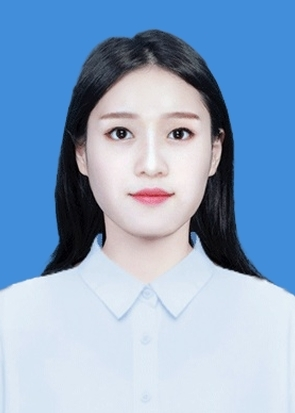
#> input picture images/test.jpeg, 295 x 413 px
$ python print.py
#> lines starting #> are read from the running program, lines starting #| are printed output that depends on the picture
from PIL import Image
import os


def print_main():
    # 支持排版的尺寸
    print_item = ['260-378', '295-413', '390-567', '413-531', '413-579', '626-413', '649-991', '1050-1499']

    id_photo = Image.open(os.getcwd() + '/../images/test.jpeg')  # 图片地址
#> id_photo is the input picture: PIL image 295x413 RGB; mean R, G, B 139.9, 168.2, 200.1
    width_px, height_px = id_photo.size
#> width_px = 295; height_px = 413
    print_name = str(width_px) + '-' + str(height_px)
#> print_name = '295-413'

    if print_name not in print_item:
        print('不支持排版')
        exit(0)

    print_bg = Image.open(os.getcwd() + '/../images/print-bg/' + print_name + '.png')  # 获取排版背景图
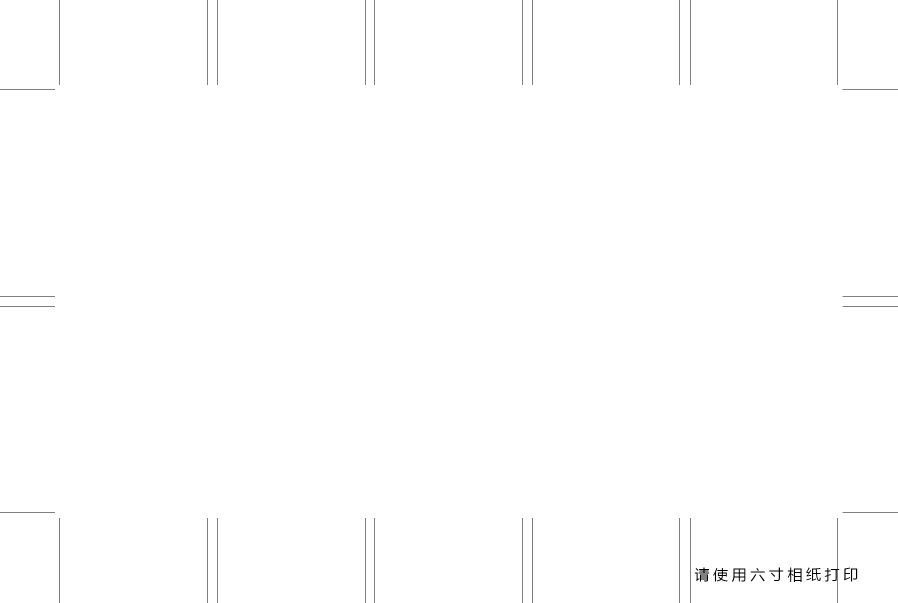
#> input picture images/print-bg/295-413.png, 1795 x 1205 px (shown at 1/2 size)
#> print_bg is the input picture: PIL image 1795x1205 RGB; min 0, max 255, mean 254.2

    if print_name == '295-413':
        print_bg.paste(id_photo, (120, 180))
        print_bg.paste(id_photo, (435, 180))
        print_bg.paste(id_photo, (750, 180))
        print_bg.paste(id_photo, (1065, 180))
        print_bg.paste(id_photo, (1380, 180))
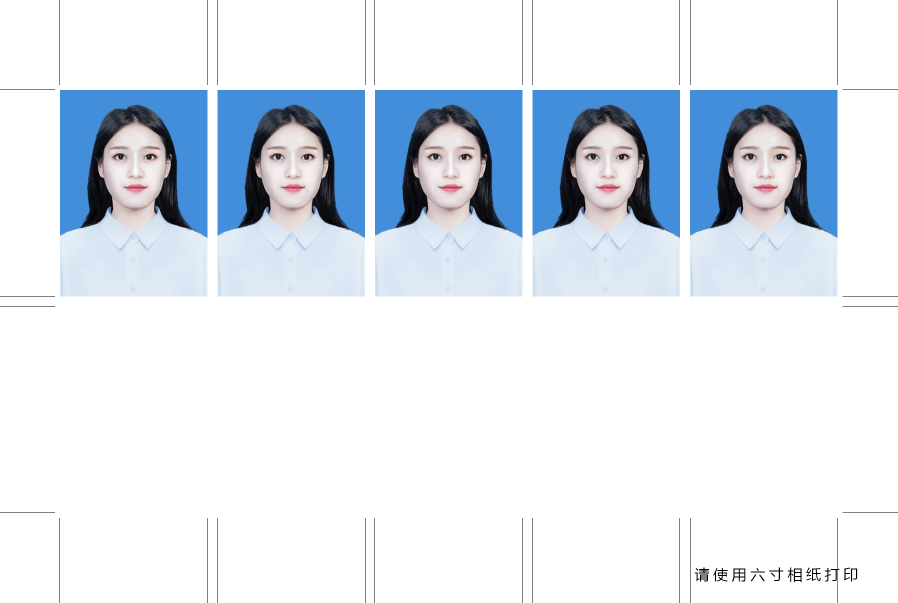
#> print_bg: PIL image 1795x1205 RGB (shown at 1/2 size); mean R, G, B 221.8, 229.8, 238.8
        print_bg.paste(id_photo, (120, 613))
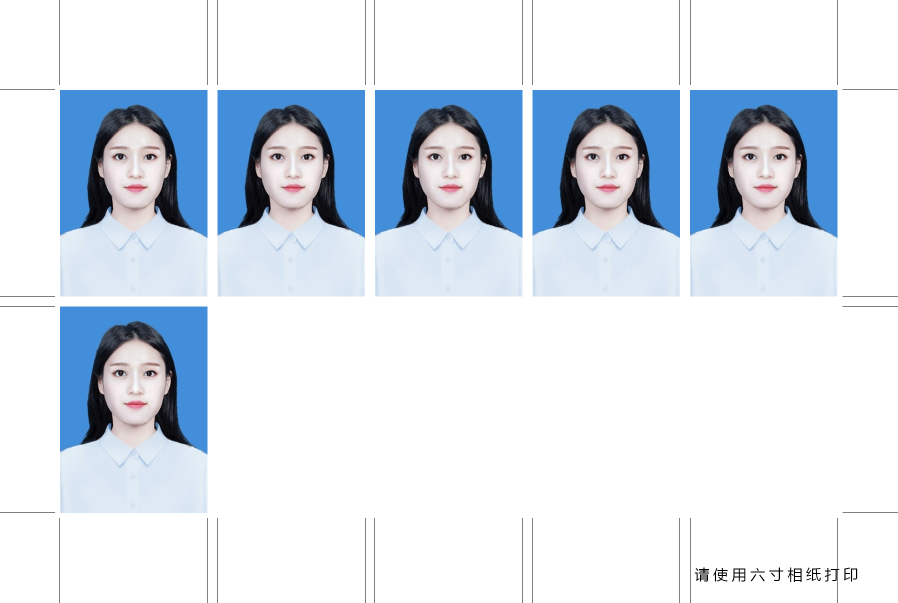
#> print_bg: PIL image 1795x1205 RGB (shown at 1/2 size); mean R, G, B 215.3, 224.9, 235.7
        print_bg.paste(id_photo, (435, 613))
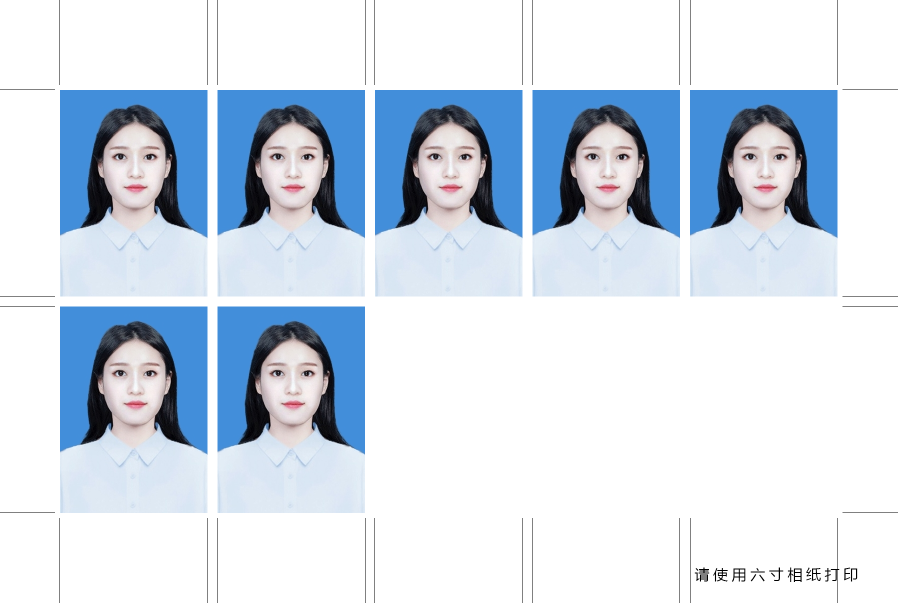
#> print_bg: PIL image 1795x1205 RGB (shown at 1/2 size); mean R, G, B 208.9, 220, 232.6
        print_bg.paste(id_photo, (750, 613))
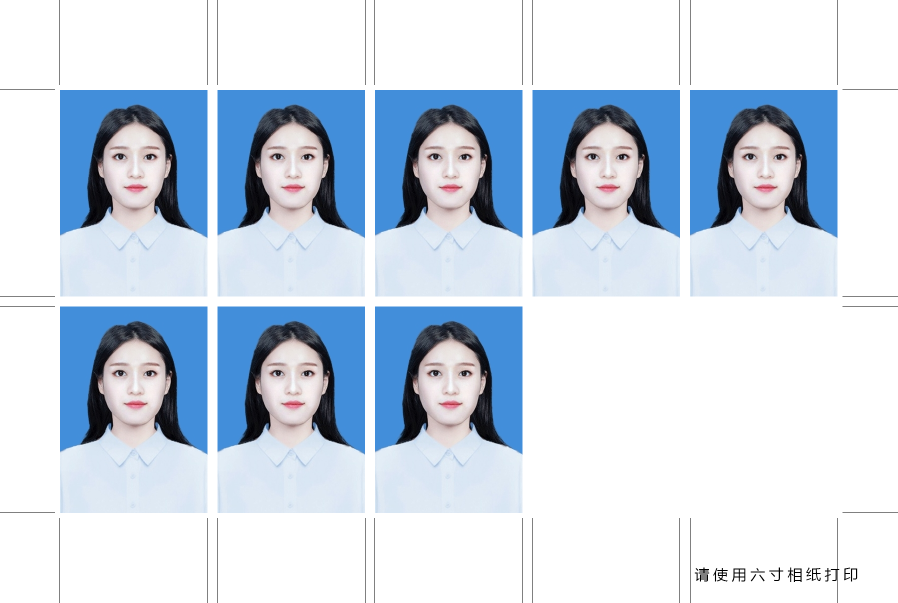
#> print_bg: PIL image 1795x1205 RGB (shown at 1/2 size); mean R, G, B 202.4, 215.1, 229.5
        print_bg.paste(id_photo, (1065, 613))
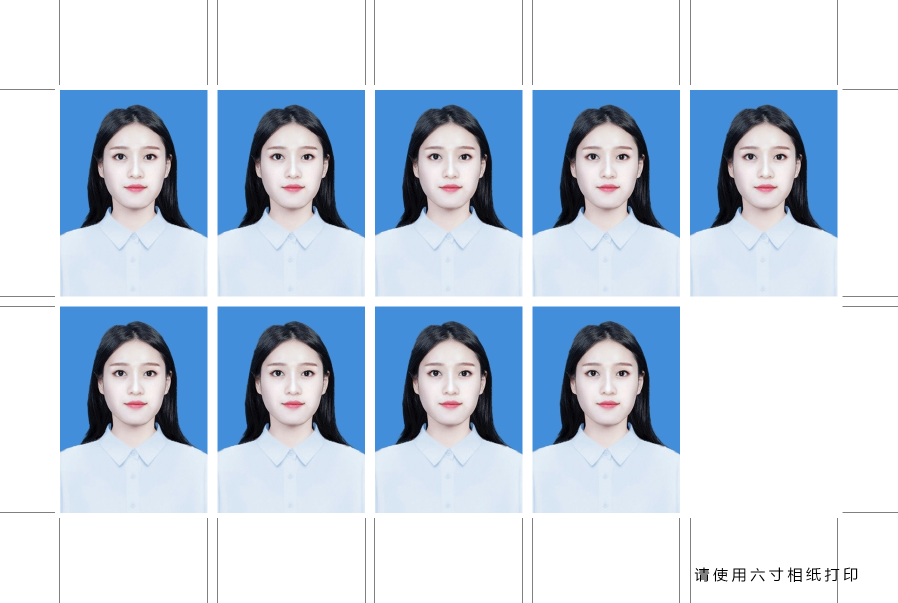
#> print_bg: PIL image 1795x1205 RGB (shown at 1/2 size); mean R, G, B 195.9, 210.2, 226.4
        print_bg.paste(id_photo, (1380, 613))
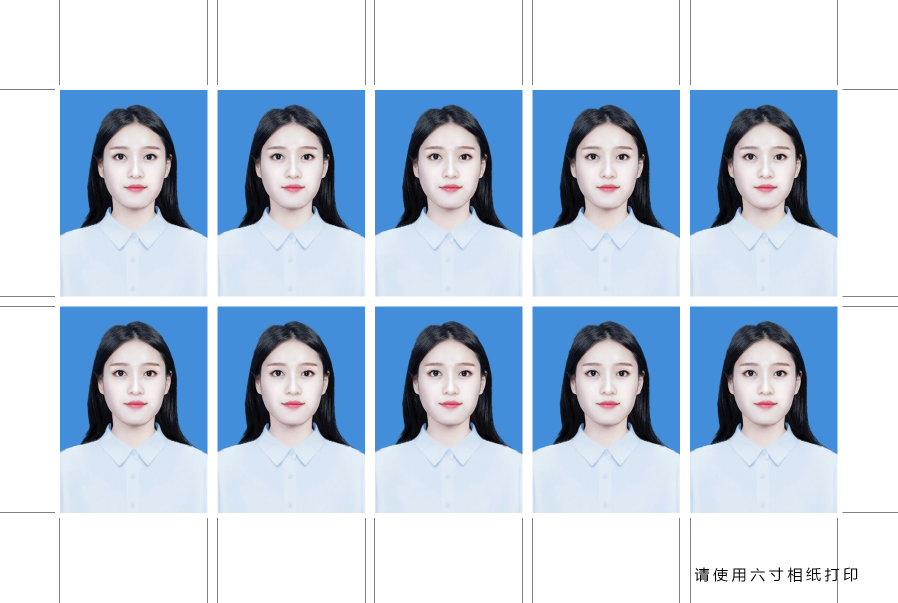
#> print_bg: PIL image 1795x1205 RGB (shown at 1/2 size); mean R, G, B 189.4, 205.3, 223.3
    elif print_name == '413-579':
        id_photo_rotate = id_photo.transpose(Image.ROTATE_90)
        print_bg.paste(id_photo_rotate, (308, 179))
        print_bg.paste(id_photo_rotate, (907, 179))
        print_bg.paste(id_photo_rotate, (308, 612))
        print_bg.paste(id_photo_rotate, (907, 612))
    elif print_name == '390-567':
        id_photo_rotate = id_photo.transpose(Image.ROTATE_90)
        print_bg.paste(id_photo_rotate, (320, 202))
        print_bg.paste(id_photo_rotate, (907, 202))
        print_bg.paste(id_photo_rotate, (320, 612))
        print_bg.paste(id_photo_rotate, (907, 612))
    elif print_name == '260-378':
        print_bg.paste(id_photo, (207, 214))
        print_bg.paste(id_photo, (487, 214))
        print_bg.paste(id_photo, (767, 214))
        print_bg.paste(id_photo, (1047, 214))
        print_bg.paste(id_photo, (1327, 214))
        print_bg.paste(id_photo, (207, 612))
        print_bg.paste(id_photo, (487, 612))
        print_bg.paste(id_photo, (767, 612))
        print_bg.paste(id_photo, (1047, 612))
        print_bg.paste(id_photo, (1327, 612))
    elif print_name == '413-531':
        id_photo_rotate = id_photo.transpose(Image.ROTATE_90)
        print_bg.paste(id_photo_rotate, (81, 179))
        print_bg.paste(id_photo_rotate, (632, 179))
        print_bg.paste(id_photo_rotate, (1183, 179))
        print_bg.paste(id_photo_rotate, (81, 612))
        print_bg.paste(id_photo_rotate, (632, 612))
        print_bg.paste(id_photo_rotate, (1183, 612))
    elif print_name == '626-413':
        print_bg.paste(id_photo, (261, 179))
        print_bg.paste(id_photo, (907, 179))
        print_bg.paste(id_photo, (261, 612))
        print_bg.paste(id_photo, (907, 612))
    elif print_name == '649-991':
        print_bg.paste(id_photo, (238, 107))
        print_bg.paste(id_photo, (907, 107))
    elif print_name == '1050-1499':
        id_photo_rotate = id_photo.transpose(Image.ROTATE_90)
        print_bg.paste(id_photo_rotate, (148, 78))

    path = os.getcwd() + "/res-print.jpeg"
    print_bg.save(path)
    print_bg.show()


if __name__ == '__main__':
    print_main()
